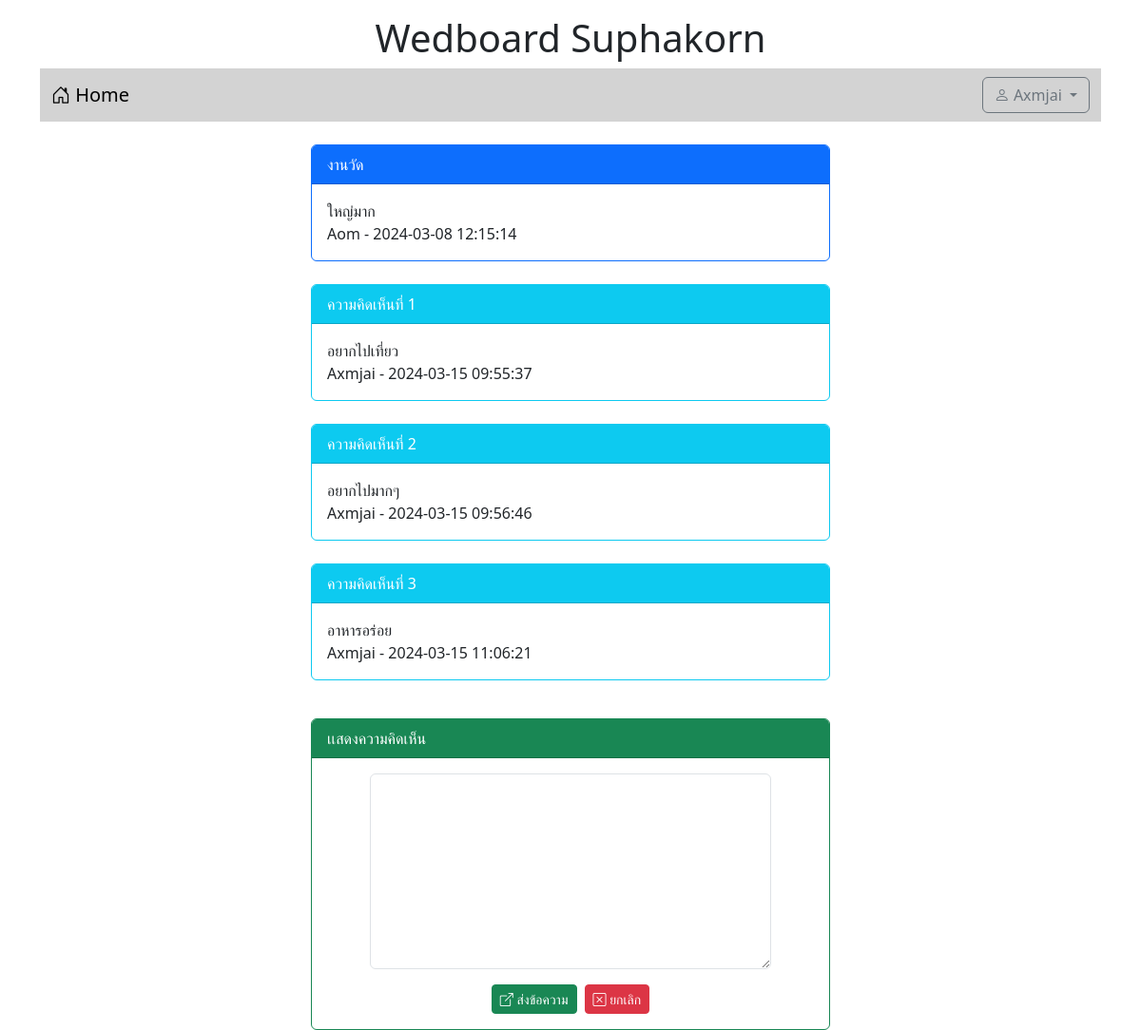
The app's page /post.php?id=4 (signed in) with its own data.
### tables this page shows
CREATE TABLE `post` (
  `id` int(11) NOT NULL,
  `title` varchar(128) NOT NULL,
  `content` varchar(2048) NOT NULL,
  `post_date` datetime NOT NULL,
  `cat_id` int(11) NOT NULL,
  `user_id` int(11) NOT NULL
);

CREATE TABLE `user` (
  `id` int(11) NOT NULL,
  `login` varchar(32) NOT NULL,
  `password` varchar(64) NOT NULL,
  `name` varchar(64) NOT NULL,
  `gender` char(1) NOT NULL,
  `email` varchar(32) NOT NULL,
  `role` char(1) NOT NULL
);

CREATE TABLE `comment` (
  `id` int(11) NOT NULL,
  `content` varchar(20148) NOT NULL,
  `post_date` datetime NOT NULL,
  `user_id` int(11) NOT NULL,
  `post_id` int(11) NOT NULL
);

### post.php (the view, shortened to what this page needs)
<!DOCTYPE html>
<html lang="en">
<head>
    <link rel="stylesheet" href="bootstrap-5.3.2-dist/css/bootstrap.min.css">
    <link rel="stylesheet" href="https://cdn.jsdelivr.net/npm/bootstrap-icons@1.11.3/font/bootstrap-icons.min.css">
</head>
<body>
    <div class="container-lg">
        <h1 style="text-align: center;" class="mt-3">Wedboard Suphakorn</h1>
        <?php include "nav.php" ?>
        <div class="row mt-4">
            <div class="col-lg-3 col-md-2 col-sm-1"></div>
            <div class="col-lg-6 col-md-8 col-sm-10">
                <?php
                $conn = new PDO("mysql:host=localhost;dbname=webboard;charset=utf8", "root", "");
                $sql = "SELECT post.title,post.content,post.post_date,user.login
            FROM post INNER JOIN user ON (post.user_id = user.id) WHERE post.id = $_GET[id]";
                $result = $conn->query($sql);
                while ($row = $result->fetch()) {
                    echo "<div class='card border-primary'>";
                    echo "<div class='card-header bg-primary text-white'>$row[0]</div>";
                    echo "<div class='card-body'>$row[1]<br> $row[3] - $row[2]
                </div>";
                    echo "</div><br>";
                }
                $sql = "SELECT comment.content,comment.post_date,user.login,comment.id
            FROM comment INNER JOIN user ON (comment.user_id = user.id) WHERE comment.post_id = $_GET[id]";
                $result = $conn->query($sql);
                $i = 1;
                while ($row = $result->fetch()) {
                    echo "<div class='card border-info'>";
                    echo "<div class='card-header bg-info text-white'>ความคิดเห็นที่ $i</div>";
                    echo "<div class='card-body'>$row[0]<br> $row[2] - $row[1]
                        </div>";
                    echo "</div><br>";
                    $i = $i + 1;
                }
                ?>
                <?php if (isset($_SESSION['id'])) {    ?>
                    <div class="card border-success mt-3">
                        <div class="card-header bg-success text-white">
                            เเสดงความคิดเห็น
                        </div>
                        <div class="card-body">
                            <form action="post_save.php" method="post">
                                <div class="row mb-3 justify-content-center">
                                    <div class="col-lg-10">
                                        <textarea name="comment" rows="8" class="form-control" required>
                                </textarea>
                                    </div>
                                </div>
                                <div class="row">
                                    <div class="col-lg-12 d-flex justify-content-center">
                                        <button type="submit" class="btn btn-success btn-sm text-white">
                                            <i class="bi bi-box-arrow-up-right"></i> ส่งข้อความ
                                        </button>
                                        <button type="reset" class="btn btn-danger btn-sm text-white ms-2">
                                            <i class="bi bi-x-square"></i> ยกเลิก</button>
                                    </div>
                                </div>
                            </form>
                        </div>
                    </div>
                <?php } ?>
            </div>
            <br>
        </div>
    </div>
</body>
</html>

### records on screen
post: title "งานวัด", content "ใหญ่มาก", user.login "Aom", post_date "2024-03-08 12:15:14"
comment: content "อยากไปเที่ยว", user.login "Axmjai", post_date "2024-03-15 09:55:37"
comment: content "อยากไปมากๆ", user.login "Axmjai", post_date "2024-03-15 09:56:46"
comment: content "อาหารอร่อย", user.login "Axmjai", post_date "2024-03-15 11:06:21"

### other values on screen
$_SESSION[username] "Axmjai"
